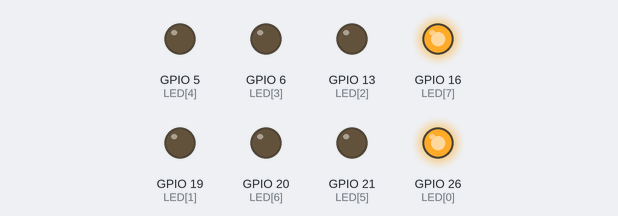
A program run on a simulated Raspberry Pi (BCM pin numbers). Parts: output pins drawn as LEDs (lit = HIGH).

Above: at 0.2 s.
At 1.7 s:
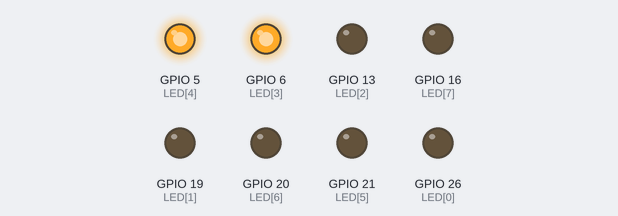
At 2.2 s:
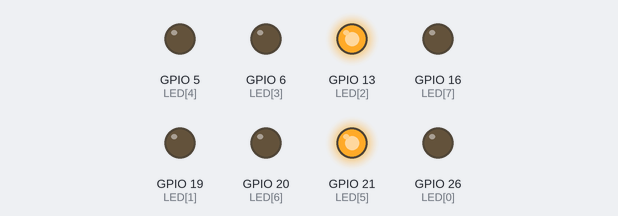
At 5.7 s:
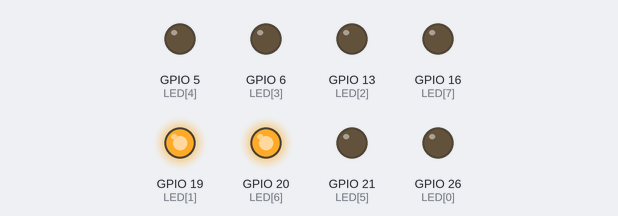
Timing chart, 0 to 6.9 s (numbered marks = the images above):
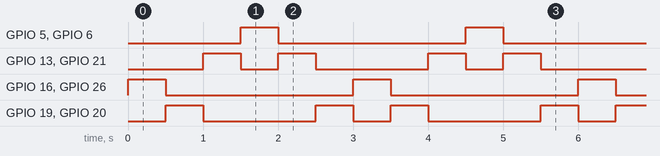

The program:

LED_Runing_V.py
```python
#!/usr/bin/python3
# by krittinunt@gmail.com

from time import sleep
import RPi.GPIO as GPIO
GPIO.setmode(GPIO.BCM)

LED = [26, 19, 13, 6, 5, 21, 20, 16]
db_table = ['10000001', '01000010', '00100100', '00011000']

for i in range(8):
	GPIO.setup(LED[i], GPIO.OUT)

GPIO.setwarnings(False)

try:
	while True:
		for n in range(len(db_table)):
			data = db_table[n]
			for i in range(8):
				if data[i] == '1':
					GPIO.output(LED[i], True)
				else:
					GPIO.output(LED[i], False)
			sleep(0.5)
		for n in range(len(db_table) - 2, 0, -1):
			data = db_table[n]
			for i in range(8):
				if data[i] == '1':
					GPIO.output(LED[i], True)
				else:
					GPIO.output(LED[i], False)
			sleep(0.5)

finally:
	GPIO.cleanup()
```

Measured:
- by itself, GPIO 5 (LED[4]), GPIO 6 (LED[3]), GPIO 16 (LED[7]), GPIO 26 (LED[0]): alternates HIGH for 0.50 s and LOW for 2.5 s
- by itself, GPIO 13 (LED[2]), GPIO 21 (LED[5]): repeats every 3.0 s: LOW 0.50 s, HIGH 0.50 s, LOW 1.5 s, HIGH 0.50 s
- by itself, GPIO 19 (LED[1]), GPIO 20 (LED[6]): repeats every 3.0 s: LOW 1.5 s, HIGH 0.50 s, LOW 0.50 s, HIGH 0.50 s
